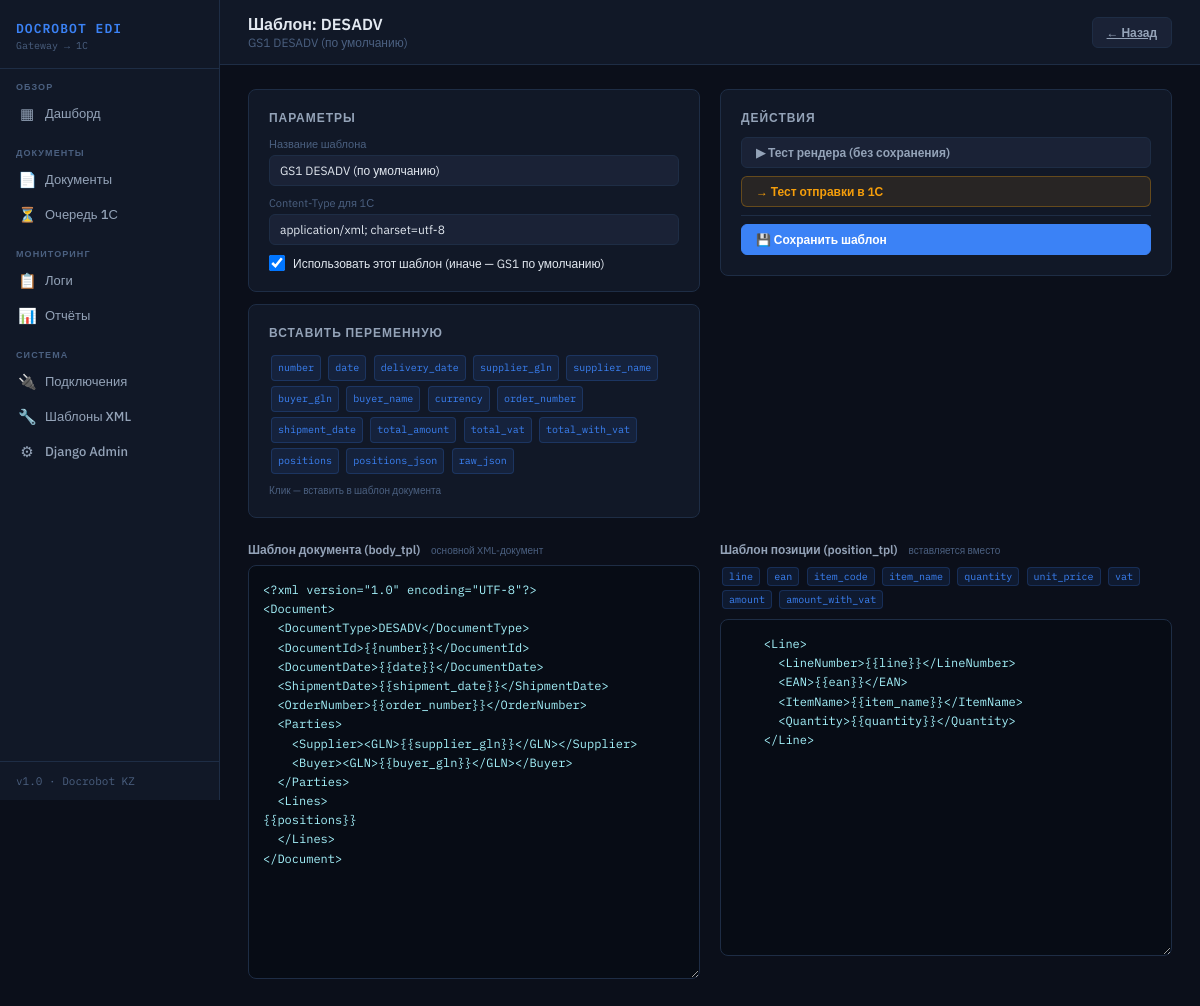
Screenshot of /settings/DESADV/ with the database file from the repository.
### edi/models.py (models this page shows, shortened)
class XmlTemplate(models.Model):
    doc_type    = models.CharField(
        max_length=10,
        choices=[
            ('ORDER',   'Заказ (ORDER)'),
            ('ORDRSP',  'Подтверждение (ORDRSP)'),
            ('DESADV',  'Отгрузка (DESADV)'),
            ('INVOICE', 'Счёт-фактура (INVOICE)'),
            ('PRICAT',  'Прайс-лист (PRICAT)'),
        ],
        unique=True,
        verbose_name='Тип документа',
    )
    name        = models.CharField(max_length=100, verbose_name='Название шаблона')
    position_tpl= models.TextField(
        blank=True,
        verbose_name='Шаблон позиции',
        help_text='Переменные: {{line}}, {{ean}}, {{item_code}}, {{item_name}}, {{quantity}}, {{unit_price}}, {{vat}}, {{amount}}, {{amount_with_vat}}',
    )
    body_tpl    = models.TextField(
        verbose_name='Шаблон документа (XML)',
        help_text='Используйте {{переменная}} для подстановки данных.',
    )
    content_type= models.CharField(
        max_length=60,
        default='application/xml; charset=utf-8',
        verbose_name='Content-Type для 1С',
    )
    is_active   = models.BooleanField(default=True, verbose_name='Активен')
    updated_at  = models.DateTimeField(auto_now=True, verbose_name='Обновлён')
    class Meta:
        verbose_name = 'XML-шаблон'
        verbose_name_plural = 'XML-шаблоны'

### edi/views.py (the view, shortened to what this page needs)
# urls.py: path('settings/<str:doc_type>/', views.template_edit,  name='template_edit'),
def template_edit(request, doc_type):
    from .models import XmlTemplate
    tpl = get_object_or_404(XmlTemplate, doc_type=doc_type)
    doc_vars = [
        'number', 'date', 'delivery_date', 'supplier_gln', 'supplier_name',
        'buyer_gln', 'buyer_name', 'currency', 'order_number', 'shipment_date',
        'total_amount', 'total_vat', 'total_with_vat', 'positions', 'positions_json', 'raw_json',
    ]
    pos_vars = ['line', 'ean', 'item_code', 'item_name', 'quantity', 'unit_price', 'vat', 'amount', 'amount_with_vat']
    return render(request, 'edi/template_edit.html', {
        'tpl': tpl, 'doc_vars': doc_vars, 'pos_vars': pos_vars,
    })

### edi/templates/edi/template_edit.html (shortened to what this page needs)
{% extends 'edi/base.html' %}
{% block page_title %}Шаблон: {{ tpl.doc_type }}{% endblock %}
{% block page_sub %}{{ tpl.name }}{% endblock %}
{% block topbar_actions %}
<a href="{% url 'settings' %}" class="btn btn-secondary">← Назад</a>
{% endblock %}
{% block content %}
<form method="post" id="tpl-form">
  <div class="grid-2 mb24" style="align-items:start;">
    <div style="display:flex;flex-direction:column;gap:12px;">
      <div class="card">
        <div class="card-title">Параметры</div>
        <div style="display:flex;flex-direction:column;gap:10px;">
          <div>
            <label style="font-size:11px;color:var(--text3);display:block;margin-bottom:4px;">Название шаблона</label>
            <input type="text" name="name" value="{{ tpl.name }}" style="width:100%" />
          </div>
          <div>
            <label style="font-size:11px;color:var(--text3);display:block;margin-bottom:4px;">Content-Type для 1С</label>
            <input type="text" name="content_type" value="{{ tpl.content_type }}" style="width:100%" />
          </div>
          <div style="display:flex;align-items:center;gap:8px;">
            <input type="checkbox" name="is_active" id="is_active" {% if tpl.is_active %}checked{% endif %} style="width:16px;height:16px;" />
            <label for="is_active" style="font-size:12px;cursor:pointer;">Использовать этот шаблон (иначе — GS1 по умолчанию)</label>
          </div>
        </div>
      </div>
      <div class="card">
        <div class="card-title">Вставить переменную</div>
        <div style="line-height:2;">
          {% for var in doc_vars %}
          <span class="var-chip" onclick="insertVar('body_tpl', makeVar('{{ var }}'))">{{ var }}</span>
          {% endfor %}
        </div>
        <div style="margin-top:8px;font-size:10px;color:var(--text3);">Клик — вставить в шаблон документа</div>
      </div>
    </div>
    <div style="display:flex;flex-direction:column;gap:10px;">
      <div class="card">
        <div class="card-title">Действия</div>
        <div style="display:flex;flex-direction:column;gap:8px;">
          <button type="button" class="btn btn-secondary" onclick="renderPreview()">▶ Тест рендера (без сохранения)</button>
          <button type="button" class="btn btn-warn" onclick="testSend()">→ Тест отправки в 1С</button>
          <hr style="border:none;border-top:1px solid var(--border);">
          <button type="submit" class="btn btn-primary">💾 Сохранить шаблон</button>
        </div>
      </div>
    </div>
  </div>
  <div class="editor-grid">
    <div>
      <div style="font-size:12px;font-weight:600;margin-bottom:8px;color:var(--text2);">
        Шаблон документа (body_tpl)
        <span style="font-size:10px;color:var(--text3);font-weight:400;margin-left:8px;">основной XML-документ</span>
      </div>
      <textarea class="editor-area" name="body_tpl" id="body_tpl" rows="20">{{ tpl.body_tpl }}</textarea>
    </div>
    <div>
      <div style="font-size:12px;font-weight:600;margin-bottom:8px;color:var(--text2);">
        Шаблон позиции (position_tpl)
        <span style="font-size:10px;color:var(--text3);font-weight:400;margin-left:8px;">вставляется вместо {{positions}}</span>
      </div>
      <div style="margin-bottom:8px;">
        {% for var in pos_vars %}
        <span class="var-chip" onclick="insertVar('position_tpl', makeVar('{{ var }}'))">{{ var }}</span>
        {% endfor %}
      </div>
      <textarea class="editor-area" name="position_tpl" id="position_tpl" rows="16">{{ tpl.position_tpl }}</textarea>
    </div>
  </div>
</form>
{% endblock %}

### edi/templates/edi/base.html (style rules this page uses)
:root { --bg: #0b0f1a; --surface: #111827; --surface2:#1a2236; --surface3:#202d44; --border: #1e2d45; --text: #e2e8f0; --text2: #94a3b8; --text3: #4b6080; --accent: #3b82f6; --accent2: #10b981; --warn: #f59e0b; --danger: #ef4444; --purple: #8b5cf6; --mono: 'IBM Plex Mono', monospace; --sans: 'IBM Plex Sans', sans-serif; --nav-w: 220px; --radius: 8px; }
*, *::before, *::after { box-sizing: border-box; margin: 0; padding: 0; }
body { font-family: var(--sans); background: var(--bg); color: var(--text); min-height: 100vh; display: flex; font-size: 14px; }
.card { background: var(--surface); border: 1px solid var(--border); border-radius: var(--radius); padding: 20px; }
.card-title { font-size: 12px; font-weight: 600; color: var(--text2); text-transform: uppercase; letter-spacing: 0.08em; margin-bottom: 12px; }
.btn { display: inline-flex; align-items: center; gap: 6px; padding: 7px 14px; border-radius: 6px; font-size: 12px; font-weight: 600; cursor: pointer; border: 1px solid transparent; transition: all 0.15s; font-family: var(--sans); }
.btn-primary { background: var(--accent); color: #fff; border-color: var(--accent); }
.btn-secondary { background: var(--surface2); color: var(--text2); border-color: var(--border); }
.btn-warn { background: rgba(245,158,11,0.1); color: var(--warn); border-color: rgba(245,158,11,0.3); }
input[type=text], input[type=date], input[type=search], select, textarea { background: var(--surface2); border: 1px solid var(--border); border-radius: 6px; color: var(--text); padding: 7px 10px; font-size: 12px; font-family: var(--sans); outline: none; transition: border-color 0.15s; }
.grid-2 { display: grid; grid-template-columns: 1fr 1fr; gap: 20px; }
.mb24 { margin-bottom: 24px; }

### edi/templates/edi/template_edit.html (style rules this page uses)
.editor-grid { display: grid; grid-template-columns: 1fr 1fr; gap: 20px; }
.editor-area { font-family: var(--mono); font-size: 12px; line-height: 1.6; background: #070c15; color: #a5f3fc; border: 1px solid var(--border); border-radius: var(--radius); padding: 14px; resize: vertical; outline: none; min-height: 280px; width: 100%; transition: border-color 0.15s; }
.var-chip { display: inline-block; background: rgba(59,130,246,0.1); color: var(--accent); border: 1px solid rgba(59,130,246,0.2); border-radius: 4px; padding: 2px 6px; font-size: 10px; font-family: var(--mono); cursor: pointer; margin: 2px; transition: background 0.15s; }

### rows the page displays
XmlTemplate: doc_type "DESADV", name "GS1 DESADV (по умолчанию)", content_type "application/xml; charset=utf-8", is_active "☑", body_tpl "<?xml version=\"1.0\" encoding=\"UTF-8\"?> <Document> <DocumentType>DESADV</DocumentType> <DocumentId>{{number}}</DocumentId> <DocumentDate>{{date}}</DocumentDate> <ShipmentDate>{{shipment_date}}</ShipmentDate> <OrderNumber>{{order_number}}</OrderNumber> <Parties> <Supplier><GLN>{{supplier_gln}}</GLN></Supplier> <Buyer><GLN>{{buyer_gln}}</GLN></Buyer> </Parties> <Lines> {{positions}} </Lines> </Document>", position_tpl "<Line> <LineNumber>{{line}}</LineNumber> <EAN>{{ean}}</EAN> <ItemName>{{item_name}}</ItemName> <Quantity>{{quantity}}</Quantity> </Line>"

### other values shown
{{ var }} "number" "date" "delivery_date" "supplier_gln" "supplier_name" "buyer_gln" "buyer_name" "currency" "order_number" "shipment_date" "total_amount" "total_vat" "total_with_vat" "positions" "positions_json" "raw_json"
{{ var }} "line" "ean" "item_code" "item_name" "quantity" "unit_price" "vat" "amount" "amount_with_vat"
